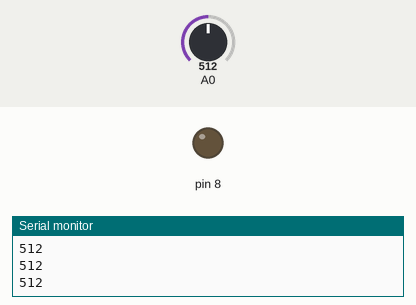
A sketch run on a simulated Arduino Uno, built with avr-gcc and run on an emulated ATmega328P. Shown: output pins drawn as LEDs (lit = HIGH), the last lines printed to the serial monitor. The test bench sets the inputs (shaded band); at power-on: A0 = 512.

Above: at 1.3 s.
1.4 s: A0 set to 990
3.2 s: A0 set to 1010
At 5.2 s:
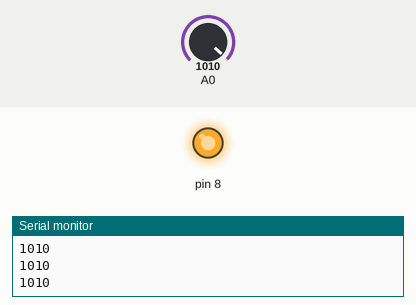
5.5 s: A0 set to 900
At 6.9 s:
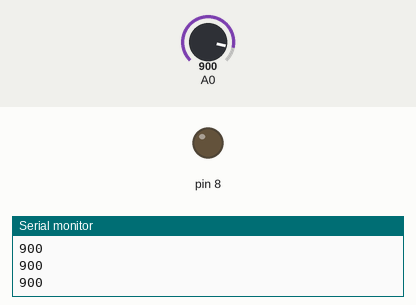
7.5 s: A0 set to 1023
At 8.5 s:
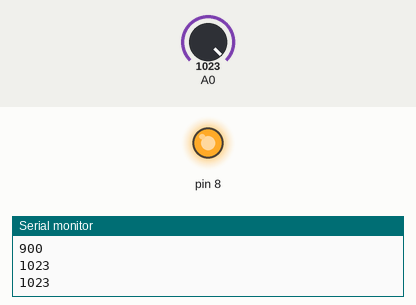
Timing chart, 0 to 10.5 s (numbered marks = the images above; inputs shaded):
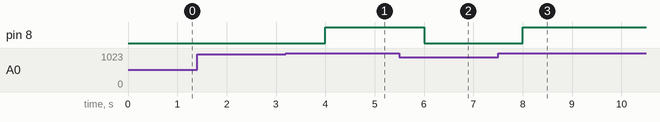

The sketch:

05_light_01.ino
```cpp
void setup() {
  Serial.begin(9600);
  pinMode(8, OUTPUT);
}

void loop() {
  int light = analogRead(A0);
  Serial.println(light);
  delay(500);

  if (light > 1000)
    digitalWrite(8, HIGH);
  else
    digitalWrite(8, LOW);
}
```

Measured:
- the behaviour switches between 1000 and 1001 on A0 (found by bisection; images 0 and 1)
- after the input at 3.2 s, pin 8: LOW → HIGH after 0.80 s
- after the input at 5.5 s, pin 8: HIGH → LOW after 0.50 s
- after the input at 7.5 s, pin 8: LOW → HIGH after 0.51 s
